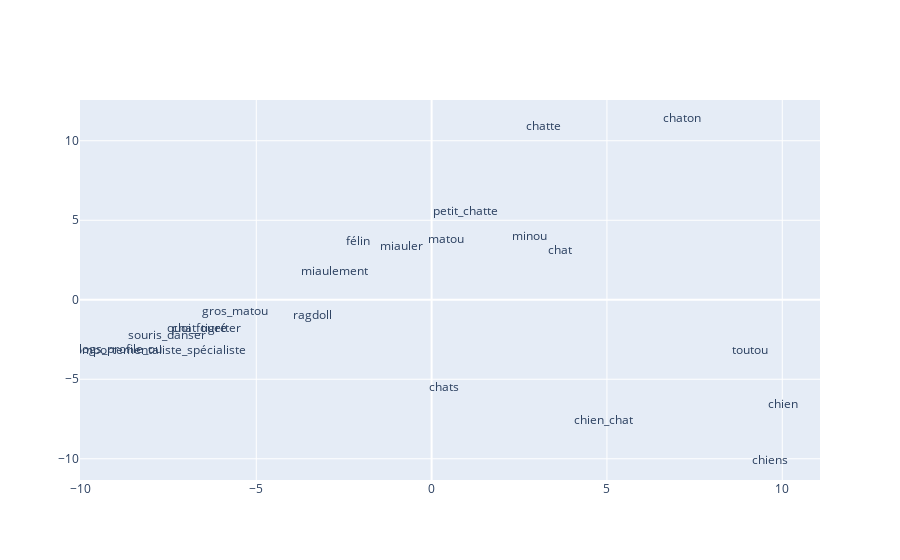

Notebook code for this chart:
### Code cell
# Afficher le mot 'chat' et ses 20 plus proches voisins
# projetés en deux dimensions avec PCA (test de la fonction).
display_PCA_2D_neighbors(model, 'chat', 20)

### Figure 1 — Plotly figure (JSON) as saved in the notebook; plotly's stock layout.template omitted (floating-point values rounded to 4 significant figures)
{"data": [{"mode": "text", "name": "chat et 20 voisins", "text": ["chat", "minou", "matou", "petit_chatte", "chatte", "miauler", "chaton", "quoi_fouetter", "félin", "chien", "chats", "comportementaliste_spécialiste", "miaulement", "toutou", "ragdoll", "chien_chat", "chiens", "souris_danser", "chat_tigré", "blogs_profile_ou", "gros_matou"], "type": "scatter", "x": [3.652, 2.796, 0.4064, 0.9732, 3.178, -0.8547, 7.152, -6.498, -2.085, 10.02, 0.3511, -7.818, -2.774, 9.085, -3.411, 4.905, 9.66, -7.545, -6.626, -8.972, -5.598], "y": [3.098, 3.972, 3.761, 5.507, 10.87, 3.292, 11.37, -1.832, 3.619, -6.614, -5.567, -3.238, 1.737, -3.206, -0.99, -7.602, -10.14, -2.308, -1.817, -3.153, -0.761]}], "layout": {"autosize": true, "xaxis": {"autorange": true, "range": [-10.03, 11.08], "type": "linear"}, "yaxis": {"autorange": true, "range": [-11.34, 12.56], "type": "linear"}}}
